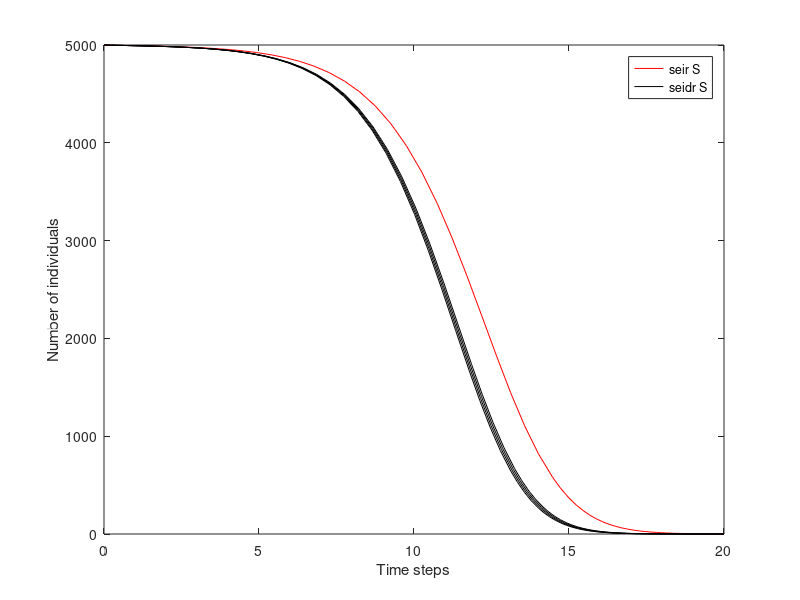

This chart was generated by the following MATLAB code:
function plot_seidr_seir()
    clear all; close all;

    t_start = 0;
    t_end = 70;

    beta = 0.001151;
    gamma = 0.16851662;
    eta = 0.083333;
    epsilon = 0.2;
    zeta = 0.5;
    delta = 0.001151;
    
    disp(gamma*epsilon/beta);
    disp(zeta/delta);
    
    s0 = 4999;
    e0 = 0;
    i0 = 1;
    d0 = 0;
    r0 = 0;
    
    [T1, Y1] = ode45(@seir, [t_start, t_end], [s0, e0, i0, r0]);
    plot(T1, Y1(:,1),'r-');
    hold on
    
    while delta < 0.04189
        [T, Y] = ode45(@seidr, [t_start, t_end], [s0, e0, i0, d0, r0]);
        plot(T, Y(:,1),'k-');
        delta=delta+0.005;
    end
    xlabel('Time steps');
    ylabel('Number of individuals');
    legend('seir S','seidr S');
    hold off
    
    delta = 0.001151;
    [T1, Y1] = ode45(@seir, [t_start, t_end], [s0, e0, i0, r0]);
    EI1=plus(Y1(:,2),Y1(:,3));
    plot(T1, EI1,'r-');
    hold on
    
    while delta < 0.04189
        [T, Y] = ode45(@seidr, [t_start, t_end], [s0, e0, i0, d0, r0]);
        EI=plus(Y(:,2),Y(:,3));
        EID=plus(EI,Y(:,4));
        plot(T, EID,'k-');
        delta=delta+0.005;
    end
    xlabel('Time steps');
    ylabel('Number of individuals');
    legend('seir E+I','seidr E+I+D');
    hold off

    delta = 0.001151;
    [T1, Y1] = ode45(@seir, [t_start, t_end], [s0, e0, i0, r0]);
    plot(T1, Y1(:,1),'r-');
    hold on
    
    while zeta > 0.1
        [T, Y] = ode45(@seidr, [t_start, t_end], [s0, e0, i0, d0, r0]);
        plot(T, Y(:,1),'k-');
        zeta=zeta-0.1;
    end
    xlabel('Time steps');
    ylabel('Number of individuals');
    legend('seir S','seidr S');
    hold off
    
    
    
    zeta = 0.5;
    [T1, Y1] = ode45(@seir, [t_start, t_end], [s0, e0, i0, r0]);
    EI1=plus(Y1(:,2),Y1(:,3));
    plot(T1, EI1,'r-');
    hold on
    
    while zeta > 0.1
        [T, Y] = ode45(@seidr, [t_start, t_end], [s0, e0, i0, d0, r0]);
        EI=plus(Y(:,2),Y(:,3));
        EID=plus(EI,Y(:,4));
        plot(T, EID,'k-');
        zeta=zeta-0.1;
    end
    xlabel('Time steps');
    ylabel('Number of individuals');
    legend('seir E+I','seidr E+I+D');
    hold off
    
    

    zeta = 0.5;
    [T1, Y1] = ode45(@seir, [t_start, t_end], [s0, e0, i0, r0]);
    EI1=plus(Y1(:,2),Y1(:,3));
    plot(T1, EI1,'r-');
    hold on
    
    while epsilon > 0.01
        [T, Y] = ode45(@seidr, [t_start, t_end], [s0, e0, i0, d0, r0]);
        EI=plus(Y(:,2),Y(:,3));
        EID=plus(EI,Y(:,4));
        plot(T, EID,'k-');
        epsilon=epsilon-0.05;
    end
    xlabel('Time steps');
    ylabel('Number of individuals');
    legend('seir E+I','seidr E+I+D');
    hold off
    
    epsilon = 0.2;
    t_end = 20;
    [T1, Y1] = ode45(@seir, [t_start, t_end], [s0, e0, i0, r0]);
    plot(T1, Y1(:,1),'r-');
    hold on
    
    while epsilon > 0.01
        [T, Y] = ode45(@seidr, [t_start, t_end], [s0, e0, i0, d0, r0]);
        plot(T, Y(:,1),'k-');
        epsilon=epsilon-0.05;
    end
    xlabel('Time steps');
    ylabel('Number of individuals');
    legend('seir S','seidr S');
    hold off
    
    
    function dy = seidr(t,y)
        dy=zeros(5,1);
        dy(1) = -(beta*y(1)*y(3))-(delta*y(1)*y(4));
        dy(2) = (beta*y(1)*y(3))+(delta*y(1)*y(4))-(eta*y(2));
        dy(3) = (eta*y(2))-(gamma*y(3));
        dy(4) = ((1-epsilon)*gamma*y(3))-(zeta*y(4));
        dy(5) = (epsilon*gamma*y(3))+(zeta*y(4));
        
    end

    function dy = seir(t,y)
        dy=zeros(4,1);
        dy(1) = -(beta*y(1)*y(3));
        dy(2) = (beta*y(1)*y(3))-(eta*y(2));
        dy(3) = (eta*y(2))-(gamma*y(3));
        dy(4) = (gamma*y(3));
    end
end